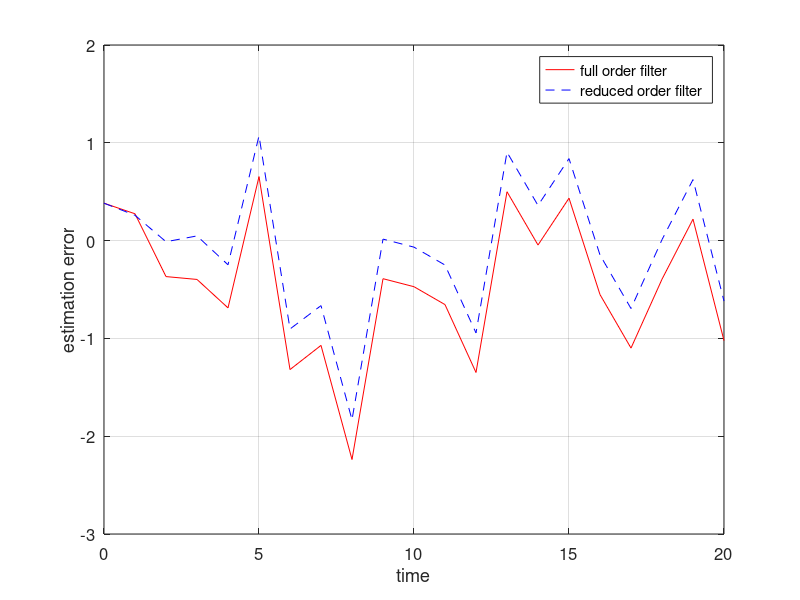

MATLAB code for this plot:
function Schmidt

% Reduced order Kalman filter using consider states.

phix = 1; phiy = 1;
phi = [phix 0; 0 phiy];
Qx = 1; Qy = 0;
Q = [Qx 0; 0 Qy];
Hx = 1; Hy = 1;
H = [Hx Hy];
R = 1;
Pxminus = 1.6; Pxyminus = 0; Pyxminus = Pxyminus'; Pyminus = 1;
Pminus = [Pxminus Pxyminus; Pyxminus Pyminus];

x = [0; 0];
xhatminus = [0; 0];
xhatminusSchmidt = [0];

xhatErr = [];
xhatErrSchmidt = [];

for t = 0 : 1000
    % Simulate the measurement
    z = H * x + sqrt(R) * randn;
    % Simulate the full order filter
    K = Pminus * H' * inv(H * Pminus * H' + R);
    xhatplus = xhatminus + K * (z - H * xhatminus);
    Pplus = (eye(2) - K * H) * Pminus * (eye(2) - K * H)' + K * R * K';
    xhatminus = phi * xhatplus;
    Pminus = phi * Pplus * phi' + Q;
    % Simulate the Kalman-Schmidt filter
    alpha = Hx * Pxminus * Hx' + Hx * Pxyminus * Hy' + Hy * Pxyminus * Hx' + Hy * Pyminus * Hy' + R;
    Kx = (Pxminus * Hx' + Pxyminus * Hy') * inv(alpha);
    xhatplusSchmidt = xhatminusSchmidt + Kx * (z - Hx * xhatminusSchmidt);
    Pxplus = (eye(1) - Kx * Hx) * Pxminus - Kx * Hy * Pyxminus;
    Pxyplus = (eye(1) - Kx * Hx) * Pxyminus - Kx * Hy * Pyminus;
    Pyxplus = Pxyplus';
    Pyplus = Pyminus;
    xhatminusSchmidt = phix * xhatplusSchmidt;
    Pxminus = phix * Pxplus * phix' + Qx;
    Pxyminus = phix * Pxyplus * phiy';
    Pyxminus = Pxyminus';
    Pyminus = phiy * Pyplus * phiy' + Qy;    
    % Save data for later
    xhatErr = [xhatErr; x(1) - xhatplus(1)];
    xhatErrSchmidt = [xhatErrSchmidt; x(1) - xhatplusSchmidt];
    % Simulate the state dynamics
    x = phi * x + [Qx * randn; Qy * randn];
end

t = 0 : 20;
close all;
plot(t, xhatErr(1:21), 'r-', t, xhatErrSchmidt(1:21), 'b--'); grid;
set(gca,'FontSize',12); set(gcf,'Color','White');
legend('full order filter', 'reduced order filter');
xlabel('time'); ylabel('estimation error');

xhatErr = std(xhatErr);
xhatErrSchmidt = std(xhatErrSchmidt);
disp(['RMS Error = ', num2str(xhatErr), ' (full order filter), ', num2str(xhatErrSchmidt), ' (Schmidt filter)']);